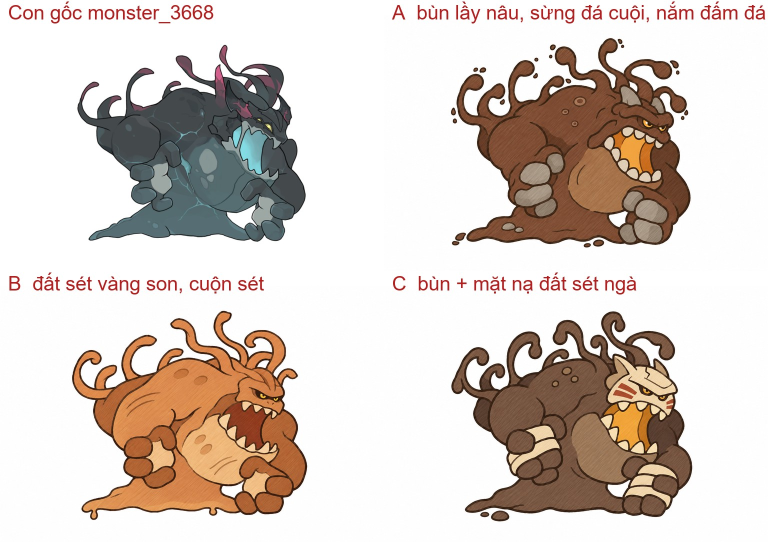
#> input picture ArtGen/Spine/inbox/quai_bun_so_concept.jpg, 1536 x 1084 px, given in place of L1_duyet.png, which was not available (shown at 1/2 size)
$ python tm06_lai.py
#> lines starting #> are read from the running program, lines starting #| are printed output that depends on the picture; after the words box and inside, x2 and y2 are one past the last pixel; in counts of white or black regions, pixels touching at a corner belong together
### ArtGen/Spine/tm06_place.py
# -*- coding: utf-8 -*-
"""tm06: dò vị trí, tỉ lệ (ngang, dọc), góc của từng mảnh GPT trên concept đã chọn (SQDIFF có mặt nạ trên Lab: dò thô quanh gợi ý
đọc trên concept kẻ lưới rồi dò tinh). Mảnh dài vẽ duỗi thẳng (lá mang) đặt theo hai đầu khớp đọc trên concept. Ra
inbox/tm06_<k>/place.json (toạ độ concept px; tâm ảnh mảnh đã cắt sát) và rig/so_ghep.png (concept | ghép mảnh | khác biệt) + IoU.
Cần cv2:

    D:/spine-venv/Scripts/python -I ArtGen/Spine/tm06_place.py 1 [mảnh ...]
"""
import json
import math
import os
import sys

import cv2
import numpy as np
from PIL import Image

sys.stdout.reconfigure(encoding="utf-8")
sys.path.insert(0, os.path.dirname(os.path.abspath(__file__)))
HERE = os.path.dirname(os.path.abspath(__file__))
CODE = "tm06"

from tm06_cfg import DRAW, HINT, NOI, TWO  # noqa: E402


def inbox(k, *p):
    return os.path.join(HERE, "inbox", f"{CODE}_{k}", *p)


def fg_mask(rgb, light=222, sat=32):
    mn = rgb.min(2).astype(np.int16)
    mx = rgb.max(2).astype(np.int16)
    lite = ((mn > light) & (mx - mn < sat)).astype(np.uint8)
    n, lab = cv2.connectedComponents(lite, connectivity=4)
    border = np.unique(np.concatenate([lab[0], lab[-1], lab[:, 0], lab[:, -1]]))
    bg = np.isin(lab, border[border > 0]) & (lite > 0)
    fg = (~bg).astype(np.uint8)
    return cv2.morphologyEx(fg, cv2.MORPH_OPEN, np.ones((3, 3), np.uint8))


def lab_f(rgb):
    return cv2.cvtColor(np.ascontiguousarray(rgb), cv2.COLOR_RGB2LAB).astype(np.float32)


# [197 lines left out: functions nap, bien_doi, do, dat_hai_dau, ghep, place, not called in this run]


# [3 lines that do not run on import are left out]

### ArtGen/Spine/tm06_lai.py
# -*- coding: utf-8 -*-
"""tm06 dạng 2, cách lai (đặc tả mục 5): thân + đầu trên + vòng cổ + vây lưng/đuôi + chân + bình + nắp CẮT THẲNG TỪ CONCEPT (vùng
loang từ hạt giống, nét mực là tường, nét mực và ô kín lấy nhãn gần nhất), mảnh GPT đã đặt (place.json) làm nguồn vẽ bù chỗ bị che
(lưng dưới bình, gáy dưới mang, thân dưới đỉnh chân, miệng bình dưới nắp). Hàm dưới, lòng miệng, mí, lá mang vẫn dùng mảnh GPT.
Ra inbox/tm06_2/lai/: <lớp>.png (cắt sát), nhan_than.png (nhãn vùng của lớp thân, để chia trọng số), meta.json (khung từng lớp, px
concept), nhan.png và lop.png để soi. Cần cv2:

    D:/spine-venv/Scripts/python -I ArtGen/Spine/tm06_lai.py
"""
import json
import os
import sys

import cv2
import numpy as np
from PIL import Image

sys.stdout.reconfigure(encoding="utf-8")
sys.path.insert(0, os.path.dirname(os.path.abspath(__file__)))
import tm06_place as PL  # noqa: E402

HERE = os.path.dirname(os.path.abspath(__file__))
K = 2
NAMES = ["duoi", "than", "co", "dau", "ham", "mang", "binh", "nap", "chan1", "chan2", "chan3", "chan4"]
# hạt giống (px concept dạng 2): ("line", [điểm], dày) | ("poly", [điểm])
SEED = {
    "duoi": [("line", [(150, 470), (260, 520), (380, 555), (440, 565)], 12)],
    "than": [("line", [(455, 668), (780, 676)], 10), ("line", [(975, 676), (1060, 650)], 8), ("line", [(330, 560), (520, 555)], 10),
             ("line", [(960, 575), (1005, 580)], 8), ("line", [(570, 588), (875, 600)], 6)],
    "co": [("line", [(1030, 505), (1050, 560), (1062, 618)], 9)],
    "dau": [("poly", [(1150, 482), (1330, 472), (1382, 520), (1360, 556), (1172, 562)])],
    "ham": [("line", [(1125, 600), (1250, 612), (1360, 604)], 7)],
    "binh": [("poly", [(565, 402), (878, 402), (888, 498), (566, 518)]), ("line", [(610, 540), (850, 546)], 6)],
    "nap": [("poly", [(684, 264), (868, 264), (868, 316), (684, 316)]), ("line", [(786, 206), (856, 206)], 6)],
    "chan1": [("poly", [(362, 612), (428, 606), (430, 682), (372, 690)]), ("line", [(392, 690), (392, 772)], 14)],
    "chan2": [("line", [(640, 702), (645, 772)], 10)],
    "chan3": [("poly", [(848, 616), (938, 610), (944, 690), (862, 700)]), ("line", [(900, 700), (902, 772)], 14)],
    "chan4": [("poly", [(1162, 642), (1228, 640), (1248, 700), (1182, 710)]), ("line", [(1232, 712), (1262, 772)], 14)],
}
# vùng được phép của một phần (đa giác px concept): phần lọt ra ngoài trả cho nhãn bên cạnh
CLAMP = {"binh": [(520, 285), (915, 285), (915, 572), (520, 572)]}
# ép vùng sau khi loang (đa giác px concept): sửa chỗ loang lấn
OVERRIDE = {}
MAIN = ("duoi", "than", "co", "dau")      # lớp thân liền một lưới
NEAR_LEGS = ("chan1", "chan3", "chan4")   # chân trước thân
GROW = 38                                  # px concept: lớp dưới mọc thêm dưới lớp trên
DUI = 22                                   # px concept: đùi phần cao hơn đường bụng - DUI (vồng thêm CUNG) thuộc thân
CUNG = 22
HAM_GIU_X = 1165                           # px concept: phần hàm concept bên trái x này (góc hàm dưới má) ở lại lớp thân


def inbox(*p):
    return os.path.join(HERE, "inbox", f"tm06_{K}", *p)


def seeds(shape):
    mk = np.full(shape, -1, np.int32)
    for i, n in enumerate(NAMES):
        for s in SEED.get(n, []):
            if s[0] == "line":
                cv2.polylines(mk, [np.array(s[1], np.int32)], False, i, int(s[2]))
            else:
                cv2.fillPoly(mk, [np.array(s[1], np.int32)], i)
    return mk


def fill_nearest(lab, need):
    src = (lab >= 0) & ~need
    if not need.any() or not src.any():
        return lab
    d, li = cv2.distanceTransformWithLabels((~src).astype(np.uint8), cv2.DIST_L2, 5, labelType=cv2.DIST_LABEL_PIXEL)
    ys, xs = np.nonzero(src)
    out = lab.copy()
    out[need] = lab[ys, xs][li[need] - 1]
    return out


def labels(rgb, fg):
    lab = seeds(fg.shape)
    lab[fg == 0] = -1
    r, g, b = (rgb[:, :, c].astype(np.int16) for c in range(3))
    red = (r > 150) & (g < 115) & (b < 115) & (r - g > 70) & (np.abs(g - b) < 45) & (fg > 0)
    red = cv2.morphologyEx(red.astype(np.uint8), cv2.MORPH_OPEN, np.ones((3, 3), np.uint8)) > 0
    lab[red] = NAMES.index("mang")
    fin = (b > 200) & (r < 175) & (g > 150) & (b - g > 18) & (fg > 0)
    ys, xs = np.mgrid[0:fg.shape[0], 0:fg.shape[1]]
    finb = fin & (ys < 640)
    lab[finb & (xs < 470)] = NAMES.index("duoi")
    lab[finb & (xs >= 470) & (lab < 0)] = NAMES.index("than")
    ink = (rgb.mean(2) < 72) & (fg > 0)
    dom = (fg > 0) & ~ink
    k3 = np.ones((3, 3), np.uint8)
    for _ in range(800):
        miss = dom & (lab < 0)
        gg = cv2.dilate(lab.astype(np.float32) + 1, k3).astype(np.int32) - 1
        upd = miss & (gg >= 0)
        if not upd.any():
            break
        lab[upd] = gg[upd]
    lab = fill_nearest(lab, (fg > 0) & (lab < 0))
    cnt = np.stack([cv2.boxFilter((lab == i).astype(np.float32), -1, (7, 7), normalize=False) for i in range(len(NAMES))], 0)
    lab2 = np.where(fg > 0, cnt.argmax(0), -1).astype(np.int32)
    lab2[red] = NAMES.index("mang")
    for n, polys in OVERRIDE.items():
        for pg in polys:
            m = np.zeros(fg.shape, np.uint8)
            cv2.fillPoly(m, [np.array(pg, np.int32)], 1)
            lab2[(m > 0) & (fg > 0)] = NAMES.index(n)
    for i in range(len(NAMES)):
        nc, cl, st, _ = cv2.connectedComponentsWithStats((lab2 == i).astype(np.uint8), connectivity=8)
        if nc <= 2:
            continue
        big = 1 + int(np.argmax(st[1:, cv2.CC_STAT_AREA]))
        for c in range(1, nc):
            if c != big and st[c, cv2.CC_STAT_AREA] < 400 and NAMES[i] != "mang":
                lab2[cl == c] = -1
    for n, pg in CLAMP.items():
        m = np.zeros(fg.shape, np.uint8)
        cv2.fillPoly(m, [np.array(pg, np.int32)], 1)
        out_ = (lab2 == NAMES.index(n)) & (m == 0)
        lab2[out_] = -1
    lab2 = fill_nearest(lab2, (fg > 0) & (lab2 < 0))
    return lab2


def bo_muc(rgba, vung, ink):
    """ảnh màu nguồn đã xoá nét mực (loang màu vào chỗ nét) để vẽ bù không kéo vệt sẫm."""
    src = rgba[:, :, :3].copy()
    m = (ink & vung).astype(np.uint8) * 255
    return cv2.inpaint(src, m, 5, cv2.INPAINT_TELEA) if m.any() else src


def ve_bu(rgba, vung, nguon_mask, ink):
    """tô vung (chưa có hình) bằng màu loang từ nguon_mask (đã xoá nét mực)."""
    if not vung.any():
        return rgba
    src = bo_muc(rgba, nguon_mask, ink)
    src[~nguon_mask & ~vung] = 0
    inp = cv2.inpaint(src, (vung | (~nguon_mask & (rgba[:, :, 3] == 0))).astype(np.uint8) * 255, 9, cv2.INPAINT_TELEA)
    rgba[vung, :3] = inp[vung]
    rgba[vung, 3] = 255
    return rgba


def gpt_layer(parts, out, n):
    """ảnh RGBA cỡ concept của một mảnh GPT đã đặt (place.json)."""
    return PL.ghep(REF_SHAPE, {n: parts[n]}, out, [n])


def soft_alpha(m):
    a = cv2.GaussianBlur(m.astype(np.float32), (3, 3), 0.8)
    return (np.clip(a * 1.15, 0, 1) * 255).astype(np.uint8)


def ke_ranh(rgba, ranh, day=3):
    """kẻ nét mực (#2B2118) dọc ranh cắt (mép lớp trên chồng lên lớp dưới, chỗ concept không có nét)."""
    m = cv2.dilate(ranh.astype(np.uint8), np.ones((day, day), np.uint8)) > 0
    m &= rgba[:, :, 3] > 0
    rgba[m, 0], rgba[m, 1], rgba[m, 2] = 43, 33, 24
    return rgba


def main():
    global REF_SHAPE
    rgb = np.array(Image.open(inbox("tai_ve", "L1_duyet.png")).convert("RGB"))
#> rgb is the input picture: shape (1084, 1536, 3); mean R, G, B 216.5, 205.3, 198
    REF_SHAPE = rgb.shape
#> REF_SHAPE = (1084, 1536, 3)
    fg = PL.fg_mask(rgb) > 0
#> in fg_mask, `lite = ((mn > light) & (mx - mn < sat)).astype(np.uint8)`:
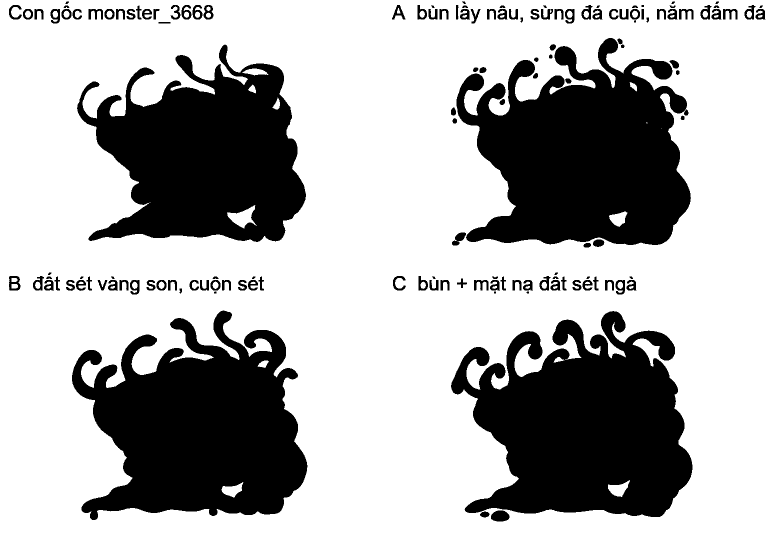
#> lite: shape (1084, 1536) (shown at 1/2 size); values 0 (black) and 1 (white), 68.9% white; 144 black regions (4 under 20 px), largest, box (x1, y1, x2, y2) and area: (902, 622, 1385, 1034) 129597, (913, 76, 1382, 490) 127692, (144, 621, 615, 1040) 124687
#> in fg_mask, `n, lab = cv2.connectedComponents(lite, connectivity=4)`:
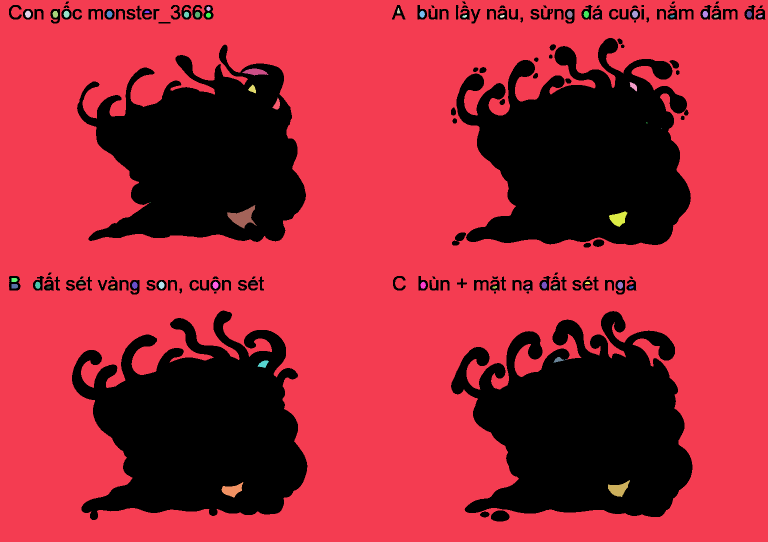
#> lab: shape (1084, 1536) int32 (shown at 1/2 size); 58 distinct labels, from 0 to 57; one colour per label, 0 black
#> in fg_mask, `n, lab = cv2.connectedComponents(lite, connectivity=4)`: n = 58
#> in fg_mask, `border = np.unique(np.concatenate([lab[0], lab[-1], lab[:, 0], lab[:, ..`: border = [1]
#> in fg_mask, `bg = np.isin(lab, border[border > 0]) & (lite > 0)`: bg: shape (1084, 1536) bool; 68.4% white; 144 black regions (4 under 20 px), largest, box (x1, y1, x2, y2) and area: (902, 622, 1385, 1034) 130504, (913, 76, 1382, 490) 128536, (144, 621, 615, 1040) 125606
#> in fg_mask, `return cv2.morphologyEx(fg, cv2.MORPH_OPEN, np.ones((3, 3), np.uint8))`: returned value: shape (1084, 1536); values 0 (black) and 1 (white), 31.6% white; 145 white regions (6 under 20 px), largest, box (x1, y1, x2, y2) and area: (902, 622, 1385, 1034) 130497, (913, 76, 1381, 490) 128529, (144, 621, 615, 1040) 125602
    lab = labels(rgb, fg)
#> in labels, `red = (r > 150) & (g < 115) & (b < 115) & (r - g > 70) & (np.abs(g - b..`: red: shape (1084, 1536) bool; 0.97% white in thin lines or dots
#> in labels, `red = cv2.morphologyEx(red.astype(np.uint8), cv2.MORPH_OPEN, np.ones((..`: red: shape (1084, 1536) bool; 0.45% white; 318 white regions (185 under 20 px), largest, box (x1, y1, x2, y2) and area: (1228, 780, 1265, 797) 296, (1238, 768, 1272, 788) 268, (1004, 555, 1009, 580) 103
#> in labels, `fin = (b > 200) & (r < 175) & (g > 150) & (b - g > 18) & (fg > 0)`: fin: shape (1084, 1536) bool; 0% white in thin lines or dots, all inside (x1, y1, x2, y2) = (491, 304, 494, 306)
#> in labels, `ink = (rgb.mean(2) < 72) & (fg > 0)`: ink: shape (1084, 1536) bool; 6.4% white; 953 white regions (891 under 20 px), largest, box (x1, y1, x2, y2) and area: (903, 623, 1384, 1034) 31796, (913, 77, 1381, 489) 30564, (155, 90, 611, 483) 19450
#> in labels, `dom = (fg > 0) & ~ink`: dom: shape (1084, 1536) bool; 25.2% white; 1790 white regions (1421 under 20 px), largest, box (x1, y1, x2, y2) and area: (166, 625, 566, 1037) 74724, (157, 131, 588, 484) 72783, (937, 97, 1344, 483) 59331
#> after the loop in labels, `for _ in range(800):`: lab: shape (1084, 1536) int32; 10 distinct labels, from -1 to 11
#> in fill_nearest, `src = (lab >= 0) & ~need`: src: shape (1084, 1536) bool; 20.1% white; 112 white regions (2 under 20 px), largest, box (x1, y1, x2, y2) and area: (157, 131, 611, 484) 78390, (166, 625, 566, 1037) 75245, (937, 97, 1360, 490) 65007
#> in fill_nearest, `out[need] = lab[ys, xs][li[need] - 1]`:
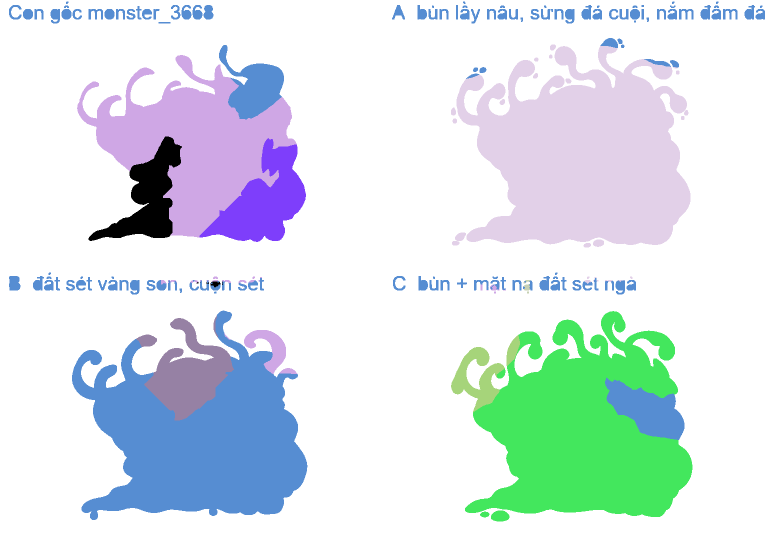
#> out: shape (1084, 1536) int32 (shown at 1/2 size); 10 distinct labels, from -1 to 11; one colour per label, 0 black, -1 white
#> in labels, `lab2 = np.where(fg > 0, cnt.argmax(0), -1).astype(np.int32)`: lab2: shape (1084, 1536) int32; 10 distinct labels, from -1 to 11
#> in labels, `lab2[red] = NAMES.index("mang")`: lab2: shape (1084, 1536) int32; 10 distinct labels, from -1 to 11
#> the loop in labels, `for i in range(len(NAMES)):` made 12 passes
#> (nc, big) on passes 1, 2, 3, 4, 6, 9, 11, 12: (4, 1), (22, 1), (4, 2), (25, 2), (136, 134), (4, 2), (3, 2), (6, 1)
#> (nc, st) on passes 5, 7, 8, 10: (1, [[0, 0, 1536, 1084, 1665024]]), (2, [[0, 0, 1536, 1084, 1644228], [399, 278, 213, 206, 20796]]), (1, [[0, 0, 1536, 1084, 1665024]]), (1, [[0, 0, 1536, 1084, 1665024]])
#> after the loop in labels, `for i in range(len(NAMES)):`:
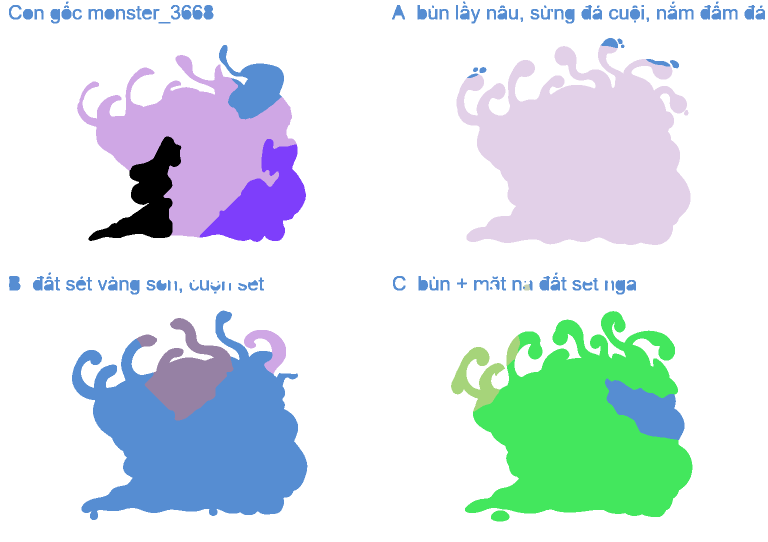
#> lab2: shape (1084, 1536) int32 (shown at 1/2 size); 10 distinct labels, from -1 to 11; one colour per label, 0 black, -1 white
#> after the loop in labels, `for n, pg in CLAMP.items():`:
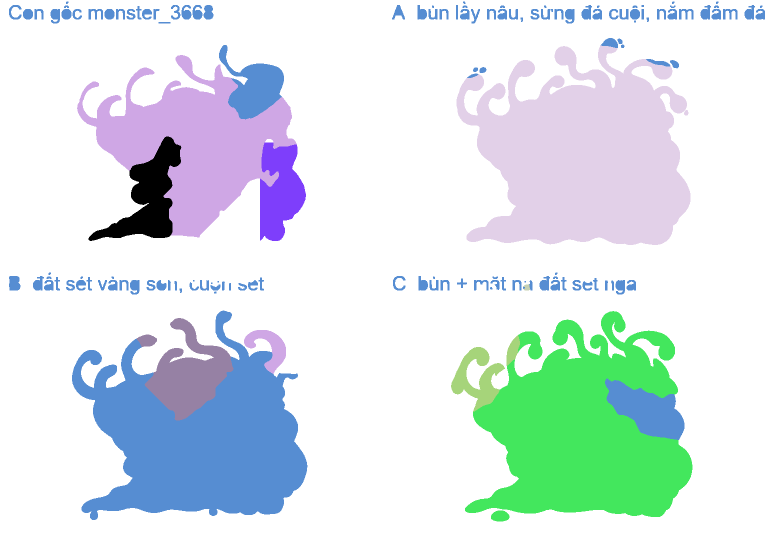
#> lab2: shape (1084, 1536) int32 (shown at 1/2 size); 10 distinct labels, from -1 to 11; one colour per label, 0 black, -1 white
#> after the loop in labels, `for n, pg in CLAMP.items():`:
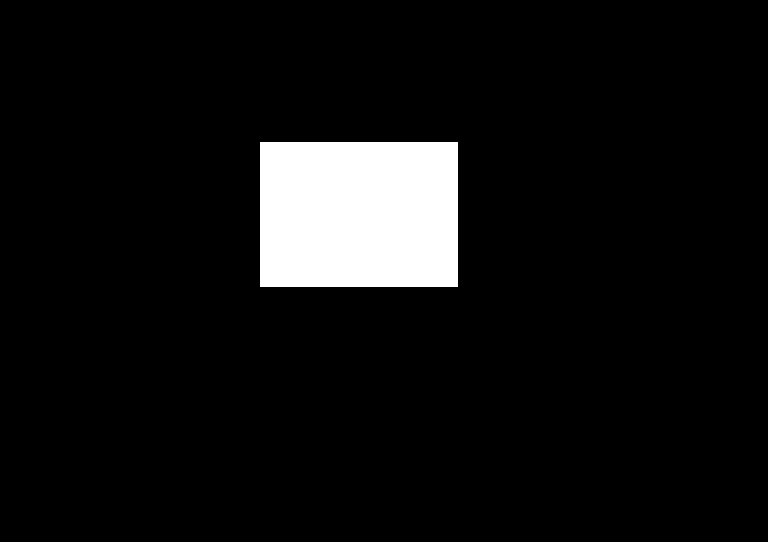
#> m: shape (1084, 1536) (shown at 1/2 size); values 0 (black) and 1 (white), 6.8% white; 1 white region, box (x1, y1, x2, y2) and area: (520, 285, 916, 573) 114048
#> in fill_nearest (call 2), `src = (lab >= 0) & ~need`: src: shape (1084, 1536) bool; 30.9% white; 133 white regions (8 under 20 px), largest, box (x1, y1, x2, y2) and area: (902, 622, 1385, 1034) 130283, (913, 76, 1381, 490) 128529, (144, 621, 615, 1040) 125194
#> in fill_nearest (call 2), `out[need] = lab[ys, xs][li[need] - 1]`:
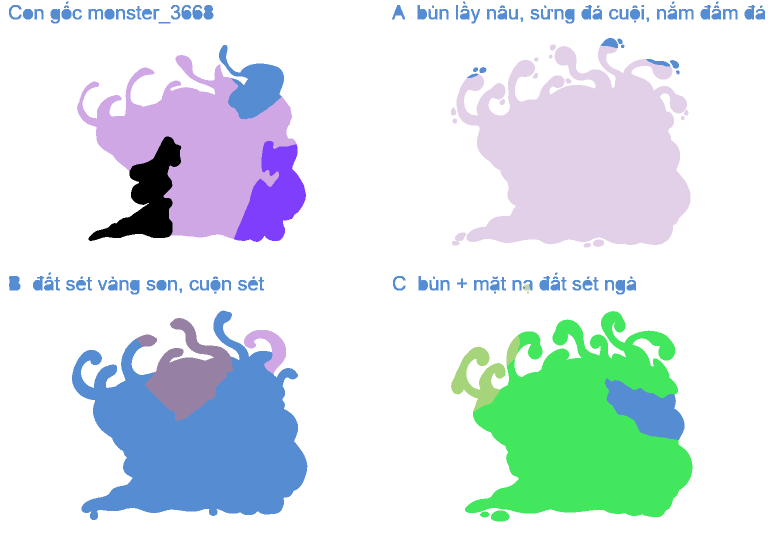
#> out: shape (1084, 1536) int32 (shown at 1/2 size); 10 distinct labels, from -1 to 11; one colour per label, 0 black, -1 white
#> (the run stopped early here; a loop or call above may not have finished)
